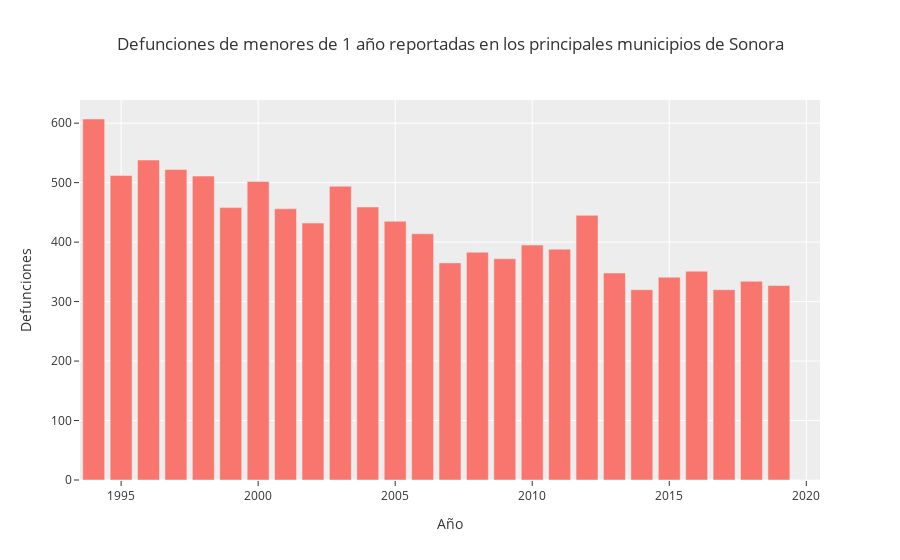

Notebook code for this chart:
### Code cell
fig = px.bar(dff, x=dff.index, y=dff.values, 
             labels={'y': 'Defunciones',
                     'año':'Año'},
             title='Defunciones de menores de 1 año reportadas en los principales municipios de Sonora',
             template='ggplot2')
fig.show()

### Figure 1 — Plotly figure (JSON) as saved in the notebook; plotly's stock layout.template omitted (floating-point values rounded to 4 significant figures)
{"data": [{"alignmentgroup": "True", "hovertemplate": "Año=%{x}<br>Defunciones=%{y}<extra></extra>", "legendgroup": "", "marker": {"color": "#F8766D", "pattern": {"shape": ""}}, "name": "", "offsetgroup": "", "orientation": "v", "showlegend": false, "textposition": "auto", "type": "bar", "x": [1994, 1995, 1996, 1997, 1998, 1999, 2000, 2001, 2002, 2003, 2004, 2005, 2006, 2007, 2008, 2009, 2010, 2011, 2012, 2013, 2014, 2015, 2016, 2017, 2018, 2019, 2020], "xaxis": "x", "y": [607, 512, 538, 522, 511, 458, 502, 456, 432, 494, 459, 435, 414, 365, 383, 372, 395, 388, 445, 348, 320, 341, 351, 320, 334, 327, 0], "yaxis": "y"}], "layout": {"barmode": "relative", "legend": {"tracegroupgap": 0}, "title": {"text": "Defunciones de menores de 1 año reportadas en los principales municipios de Sonora"}, "xaxis": {"anchor": "y", "domain": [0, 1], "title": {"text": "Año"}}, "yaxis": {"anchor": "x", "domain": [0, 1], "title": {"text": "Defunciones"}}}}
